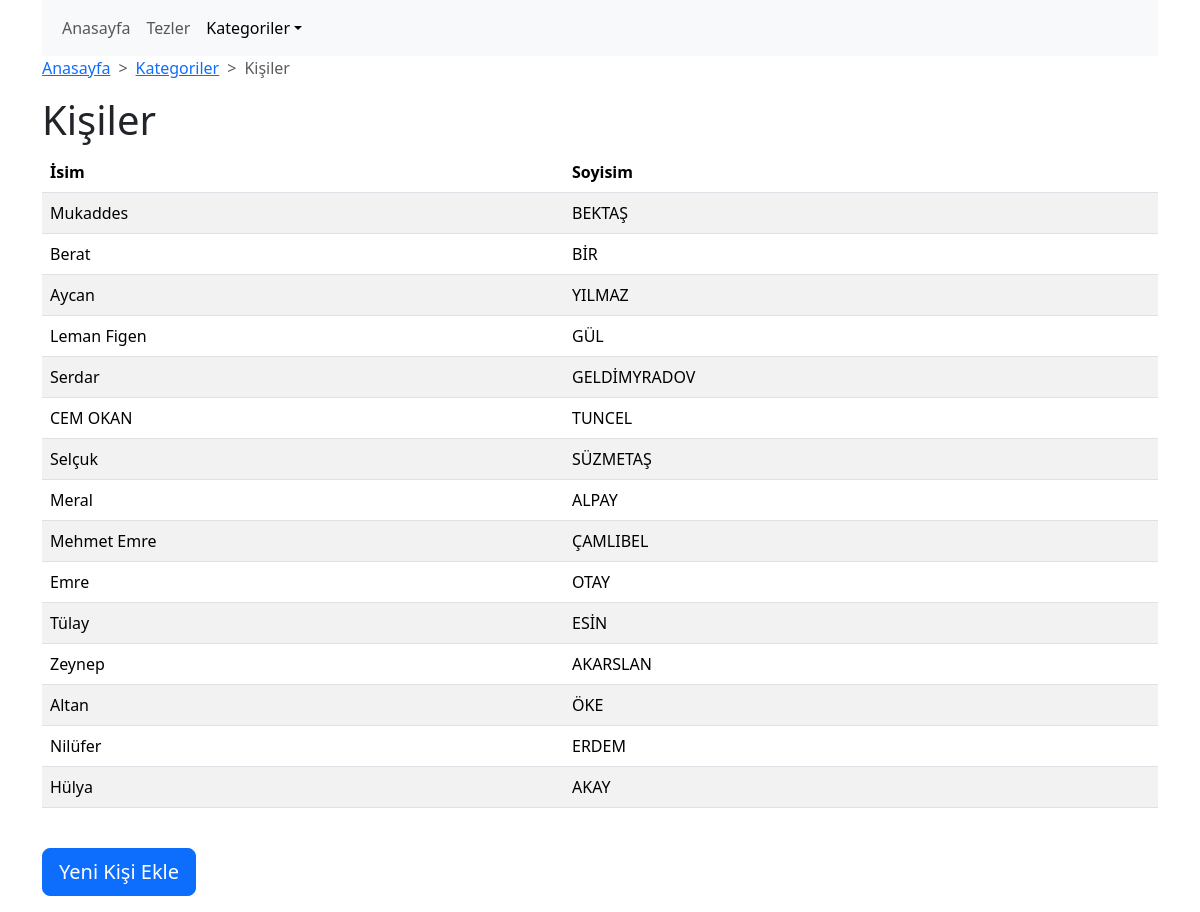
The app's page /thesis/kisiler.php with its own data.
### tables this page shows
CREATE TABLE person (
  id int(11) unsigned NOT NULL AUTO_INCREMENT,
  personName varchar(100) DEFAULT NULL,
  personSurname varchar(100) DEFAULT NULL,
  PRIMARY KEY (id)
);

### thesis/kisiler.php (the view, shortened to what this page needs)
<?php
include("db/db.php");
$kisiler = $db->query("
SELECT p1.personName, p1.personSurname FROM person p1
")->fetchAll(5);
?>
<!doctype html>
<html lang="en">
<head>
    <link href="https://cdn.jsdelivr.net/npm/bootstrap@5.3.2/dist/css/bootstrap.min.css" rel="stylesheet">
    <link href="https://cdn.datatables.net/v/bs5/dt-1.13.8/datatables.min.css" rel="stylesheet">
    <link href="https://cdn.datatables.net/1.13.7/css/dataTables.bootstrap5.min.css" rel="stylesheet">
</head>
<body>
    <header class="container">
        <nav class="navbar navbar-expand-lg bg-body-tertiary">
            <div class="container-fluid">
                <ul class="navbar-nav">
                    <li class="nav-item">
                        <a class="nav-link" aria-current="page" href="./index.php">Anasayfa</a>
                    </li>
                    <li class="nav-item">
                        <a class="nav-link" href="./tezler.php">Tezler</a>
                    </li>
                    <li class="nav-item dropdown">
                        <a class="nav-link active dropdown-toggle" href="#" role="button" data-bs-toggle="dropdown">Kategoriler</a>
                    </li>
                </ul>
            </div>
        </nav>
    </header>
    <nav class="container" style="--bs-breadcrumb-divider: '>';" aria-label="breadcrumb">
        <ol class="breadcrumb">
            <li class="breadcrumb-item"><a href="./index.php">Anasayfa</a></li>
            <li class="breadcrumb-item"><a href="./tezler.php">Kategoriler</a></li>
            <li class="breadcrumb-item active" aria-current="page">Kişiler</li>
        </ol>
    </nav>
    <main class="container">
        <h1>Kişiler</h1>
        <table id="tbl_person" class="table table-striped" style="width:100%">
            <thead>
                <tr>
                    <th>İsim</th>
                    <th>Soyisim</th>
                </tr>
            </thead>
            <tbody>
                <?php foreach($kisiler as $kisi): ?>
                <tr>
                    <td><?php echo $kisi->personName ?></td>
                    <td><?php echo $kisi->personSurname ?></td>
                </tr>
                <?php endforeach; ?>
            </tbody>
        </table>
        <br>
        <p class="d-inline-flex gap-1">
            <a class="btn btn-primary btn-lg" data-bs-toggle="collapse" href="#collapseExample" role="button" aria-expanded="true" aria-controls="collapseExample">
            Yeni Kişi Ekle
            </a>
        </p>
    </main>
</body>
</html>

### records on screen
person: personName "Mukaddes", personSurname "BEKTAŞ"
person: personName "Berat", personSurname "BİR"
person: personName "Aycan", personSurname "YILMAZ"
person: personName "Leman Figen", personSurname "GÜL"
person: personName "Serdar", personSurname "GELDİMYRADOV"
person: personName "CEM OKAN", personSurname "TUNCEL"
person: personName "Selçuk", personSurname "SÜZMETAŞ"
person: personName "Meral", personSurname "ALPAY"
person: personName "Mehmet Emre", personSurname "ÇAMLIBEL"
person: personName "Emre", personSurname "OTAY"
person: personName "Tülay", personSurname "ESİN"
person: personName "Zeynep", personSurname "AKARSLAN"
person: personName "Altan", personSurname "ÖKE"
person: personName "Nilüfer", personSurname "ERDEM"
person: personName "Hülya", personSurname "AKAY"
